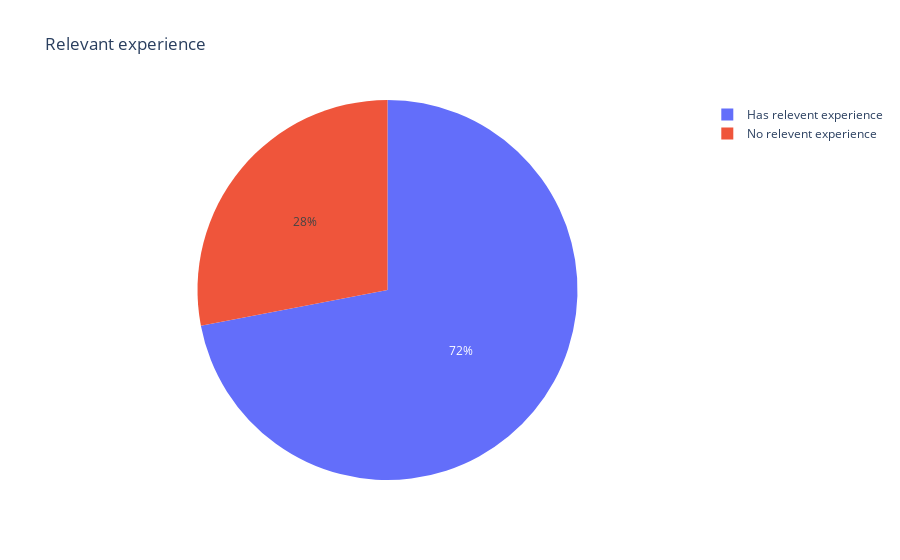

The code cell stored with this chart in its notebook:
### Code cell
make_plot('relevent_experience', 'Relevant experience')

### Figure 1 — Plotly figure (JSON) as saved in the notebook; plotly's stock layout.template omitted (floating-point values rounded to 4 significant figures)
{"data": [{"domain": {"x": [0, 1], "y": [0, 1]}, "hovertemplate": "relevent_experience=%{label}<br>count=%{value}<extra></extra>", "labels": ["Has relevent experience", "No relevent experience"], "legendgroup": "", "name": "", "showlegend": true, "type": "pie", "values": [13792, 5366]}], "layout": {"legend": {"tracegroupgap": 0}, "title": {"text": "Relevant experience"}}}
